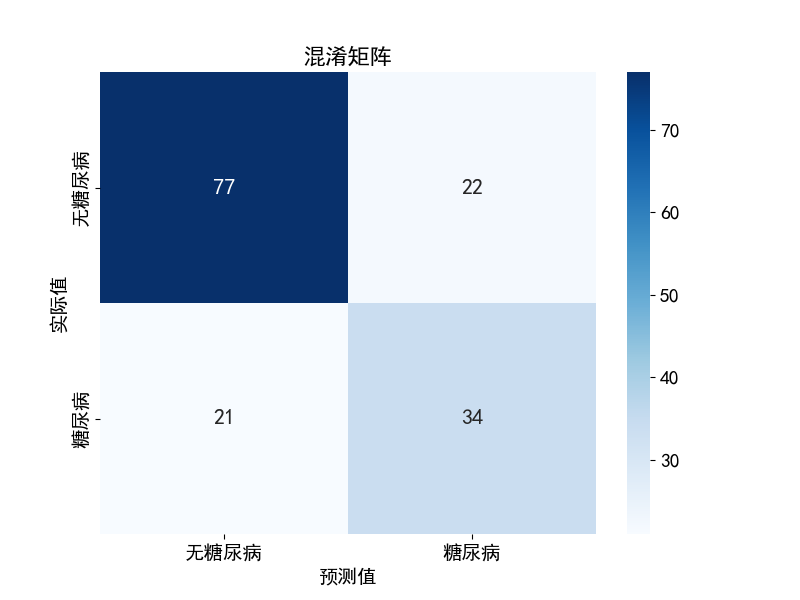

Write the Python code that produced this figure.
import pandas as pd
from sklearn.model_selection import train_test_split
from sklearn.ensemble import RandomForestClassifier
from sklearn.metrics import accuracy_score, classification_report, confusion_matrix
import matplotlib.pyplot as plt
import seaborn as sns

# 1. 加载数据集
url = "https://raw.githubusercontent.com/jbrownlee/Datasets/master/pima-indians-diabetes.data.csv"
column_names = ['Pregnancies', 'Glucose', 'BloodPressure', 'SkinThickness', 'Insulin', 
                'BMI', 'DiabetesPedigreeFunction', 'Age', 'Outcome']
data = pd.read_csv(url, header=None, names=column_names)

# 2. 将数据保存到CSV文件
data.to_csv('Pima_Indians_Diabetes_Data.csv', index=False)

# 3. 数据预处理
X = data.drop('Outcome', axis=1)  # 特征
y = data['Outcome']                # 标签

# 4. 划分训练集和测试集
X_train, X_test, y_train, y_test = train_test_split(X, y, test_size=0.2, random_state=42)

# 5. 创建随机森林分类器
rf_classifier = RandomForestClassifier(n_estimators=100, random_state=42)

# 6. 训练模型
rf_classifier.fit(X_train, y_train)

# 7. 预测
y_pred = rf_classifier.predict(X_test)

# 8. 评估模型
accuracy = accuracy_score(y_test, y_pred)
print(f'随机森林模型的准确率: {accuracy:.2f}')

# 9. 输出分类报告
print("\n分类报告:")
print(classification_report(y_test, y_pred))

# 10. 混淆矩阵可视化
conf_matrix = confusion_matrix(y_test, y_pred)
plt.figure(figsize=(8, 6))

# 设置字体以支持中文
plt.rcParams['font.sans-serif'] = ['SimHei']  # 使用黑体
plt.rcParams['axes.unicode_minus'] = False  # 解决负号显示问题

# 绘制混淆矩阵
heatmap = sns.heatmap(conf_matrix, annot=True, fmt='d', cmap='Blues', 
                       annot_kws={"size": 16},  # 增大数字的字体大小
                       xticklabels=['无糖尿病', '糖尿病'], 
                       yticklabels=['无糖尿病', '糖尿病'])

# 设置颜色条字体大小
cbar = heatmap.collections[0].colorbar
cbar.ax.tick_params(labelsize=14)  # 增大图例字体大小

plt.ylabel('实际值', fontsize=14)  # 增大y轴标签字体
plt.xlabel('预测值', fontsize=14)  # 增大x轴标签字体
plt.title('混淆矩阵', fontsize=16)  # 增大标题字体

# 增大坐标轴上的数字字体
plt.tick_params(axis='both', labelsize=14)  # 增大坐标轴数字字体

plt.show()
